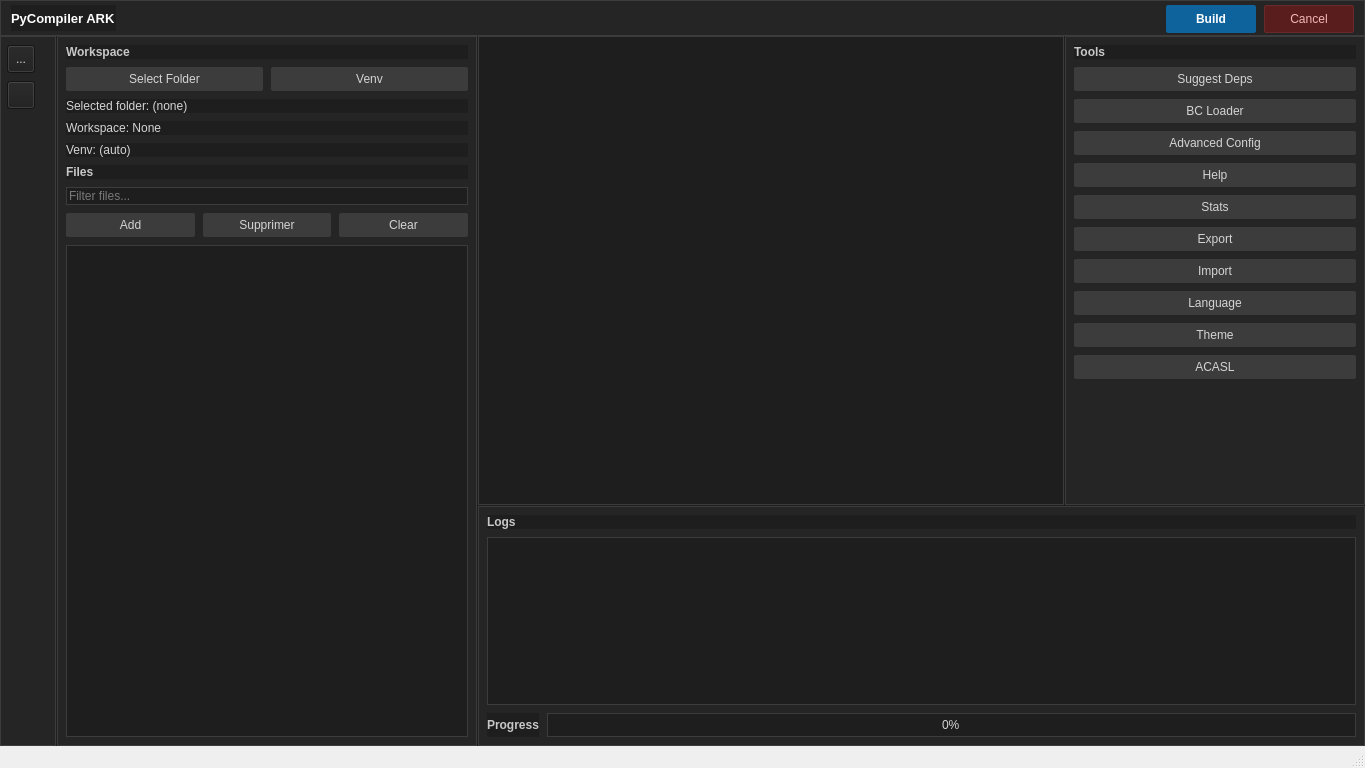
<?xml version="1.0" encoding="UTF-8"?>
<ui version="4.0">
 <class>MainWindow</class>
 <widget class="QMainWindow" name="MainWindow">
  <property name="geometry">
   <rect>
    <x>0</x>
    <y>0</y>
    <width>1365</width>
    <height>768</height>
   </rect>
  </property>
  <property name="windowTitle">
   <string>PyCompiler ARK - IDE Layout</string>
  </property>
  <widget class="QWidget" name="centralwidget">
   <property name="styleSheet">
    <string notr="true">QWidget {
  background: #1e1e1e;
  color: #d4d4d4;
  font-family: &quot;Segoe UI&quot;, &quot;Noto Sans&quot;, sans-serif;
  font-size: 9pt;
}
QFrame#header, QFrame#activity_bar, QFrame#workspace_panel, QFrame#tools_panel, QFrame#logs_panel {
  background: #252526;
  border: 1px solid #3c3c3c;
}
QTabWidget::pane, QListWidget, QTextEdit, QLineEdit {
  background: #1e1e1e;
  border: 1px solid #3c3c3c;
}
QLabel#label_app_title { color: #ffffff; font-size: 10pt; font-weight: 600; }
QLabel#label_workspace_section, QLabel#label_files_section, QLabel#label_tools,
QLabel#label_logs_section, QLabel#label_progress, QLabel#label_options_section {
  color: #c8c8c8;
  font-weight: 600;
}
QPushButton {
  background: #3c3c3c;
  border: 1px solid #3c3c3c;
  border-radius: 2px;
  padding: 4px 10px;
}
QPushButton:hover { background: #454545; }
QPushButton#compile_btn {
  background: #0e639c;
  border-color: #0e639c;
  color: #ffffff;
  font-weight: 600;
}
QPushButton#compile_btn:hover { background: #1177bb; }
QPushButton#cancel_btn {
  background: #5a1d1d;
  border-color: #6a2a2a;
  color: #f2b8b8;
}
QListWidget { padding: 4px; selection-background-color: #094771; selection-color: #ffffff; }
QTabBar::tab {
  background: #2d2d30;
  border: 1px solid #3c3c3c;
  border-bottom: none;
  padding: 5px 12px;
}
QTabBar::tab:selected { background: #1e1e1e; }
QTabBar::tab:hover { background: #37373d; }
QProgressBar {
  border: 1px solid #3c3c3c;
  text-align: center;
  background: #1e1e1e;
}
QProgressBar::chunk { background: #0e639c; }</string>
   </property>
   <layout class="QVBoxLayout" name="rootLayout">
    <property name="spacing">
     <number>0</number>
    </property>
    <property name="leftMargin">
     <number>0</number>
    </property>
    <property name="topMargin">
     <number>0</number>
    </property>
    <property name="rightMargin">
     <number>0</number>
    </property>
    <property name="bottomMargin">
     <number>0</number>
    </property>
    <item>
     <widget class="QFrame" name="header">
      <property name="minimumSize">
       <size>
        <width>0</width>
        <height>36</height>
       </size>
      </property>
      <property name="maximumSize">
       <size>
        <width>16777215</width>
        <height>36</height>
       </size>
      </property>
      <property name="frameShape">
       <enum>QFrame::Shape::StyledPanel</enum>
      </property>
      <property name="frameShadow">
       <enum>QFrame::Shadow::Raised</enum>
      </property>
      <layout class="QHBoxLayout" name="headerLayout">
       <property name="spacing">
        <number>8</number>
       </property>
       <property name="leftMargin">
        <number>10</number>
       </property>
       <property name="topMargin">
        <number>4</number>
       </property>
       <property name="rightMargin">
        <number>10</number>
       </property>
       <property name="bottomMargin">
        <number>4</number>
       </property>
       <item>
        <widget class="QLabel" name="label_app_title">
         <property name="text">
          <string>PyCompiler ARK</string>
         </property>
        </widget>
       </item>
       <item>
        <spacer name="headerSpacer">
         <property name="orientation">
          <enum>Qt::Orientation::Horizontal</enum>
         </property>
         <property name="sizeHint" stdset="0">
          <size>
           <width>40</width>
           <height>20</height>
          </size>
         </property>
        </spacer>
       </item>
       <item>
        <widget class="QPushButton" name="compile_btn">
         <property name="minimumSize">
          <size>
           <width>90</width>
           <height>28</height>
          </size>
         </property>
         <property name="text">
          <string>Build</string>
         </property>
        </widget>
       </item>
       <item>
        <widget class="QPushButton" name="cancel_btn">
         <property name="minimumSize">
          <size>
           <width>90</width>
           <height>28</height>
          </size>
         </property>
         <property name="text">
          <string>Cancel</string>
         </property>
        </widget>
       </item>
      </layout>
     </widget>
    </item>
    <item>
     <widget class="QSplitter" name="mainSplitter">
      <property name="orientation">
       <enum>Qt::Orientation::Horizontal</enum>
      </property>
     <property name="handleWidth">
       <number>1</number>
     </property>
      <widget class="QFrame" name="activity_bar">
       <property name="minimumSize">
        <size>
         <width>48</width>
         <height>0</height>
        </size>
       </property>
       <property name="maximumSize">
        <size>
         <width>56</width>
         <height>16777215</height>
        </size>
       </property>
       <property name="frameShape">
        <enum>QFrame::Shape::StyledPanel</enum>
       </property>
       <property name="frameShadow">
        <enum>QFrame::Shadow::Raised</enum>
       </property>
       <layout class="QVBoxLayout" name="activityBarLayout">
        <property name="spacing">
         <number>8</number>
        </property>
        <property name="leftMargin">
         <number>6</number>
        </property>
        <property name="topMargin">
         <number>8</number>
        </property>
        <property name="rightMargin">
         <number>6</number>
        </property>
        <property name="bottomMargin">
         <number>8</number>
        </property>
        <item>
         <widget class="QToolButton" name="toolButton_more">
          <property name="minimumSize">
           <size>
            <width>28</width>
            <height>28</height>
           </size>
          </property>
          <property name="toolTip">
           <string>More tools</string>
          </property>
          <property name="text">
           <string>...</string>
          </property>
         </widget>
        </item>
        <item>
         <widget class="QToolButton" name="activity_btn_deps">
          <property name="minimumSize">
           <size>
            <width>28</width>
            <height>28</height>
           </size>
          </property>
          <property name="toolTip">
           <string>Analyser dépendances</string>
          </property>
          <property name="text">
           <string/>
          </property>
         </widget>
        </item>
        <item>
         <spacer name="activitySpacer">
          <property name="orientation">
           <enum>Qt::Orientation::Vertical</enum>
          </property>
          <property name="sizeHint" stdset="0">
           <size>
            <width>20</width>
            <height>40</height>
           </size>
          </property>
         </spacer>
        </item>
       </layout>
      </widget>
      <widget class="QFrame" name="workspace_panel">
       <property name="minimumSize">
        <size>
         <width>260</width>
         <height>0</height>
        </size>
       </property>
       <property name="maximumSize">
        <size>
         <width>420</width>
         <height>16777215</height>
        </size>
       </property>
       <property name="frameShape">
        <enum>QFrame::Shape::StyledPanel</enum>
       </property>
       <property name="frameShadow">
        <enum>QFrame::Shadow::Raised</enum>
       </property>
       <layout class="QVBoxLayout" name="workspaceLayout">
        <property name="spacing">
         <number>8</number>
        </property>
        <property name="leftMargin">
         <number>8</number>
        </property>
        <property name="topMargin">
         <number>8</number>
        </property>
        <property name="rightMargin">
         <number>8</number>
        </property>
        <property name="bottomMargin">
         <number>8</number>
        </property>
        <item>
         <widget class="QLabel" name="label_workspace_section">
          <property name="text">
           <string>Workspace</string>
          </property>
         </widget>
        </item>
        <item>
         <layout class="QHBoxLayout" name="workspaceSelectLayout">
          <item>
           <widget class="QPushButton" name="btn_select_folder">
            <property name="text">
             <string>Select Folder</string>
            </property>
           </widget>
          </item>
          <item>
           <widget class="QPushButton" name="venv_button">
            <property name="text">
             <string>Venv</string>
            </property>
           </widget>
          </item>
         </layout>
        </item>
        <item>
         <widget class="QLabel" name="label_folder">
          <property name="text">
           <string>Selected folder: (none)</string>
          </property>
         </widget>
        </item>
        <item>
         <widget class="QLabel" name="label_workspace_status">
          <property name="text">
           <string>Workspace: None</string>
          </property>
         </widget>
        </item>
        <item>
         <widget class="QLabel" name="venv_label">
          <property name="text">
           <string>Venv: (auto)</string>
          </property>
         </widget>
        </item>
        <item>
         <widget class="QLabel" name="label_files_section">
          <property name="text">
           <string>Files</string>
          </property>
         </widget>
        </item>
        <item>
         <widget class="QLineEdit" name="file_filter_input">
          <property name="placeholderText">
           <string>Filter files...</string>
          </property>
         </widget>
        </item>
        <item>
         <layout class="QHBoxLayout" name="fileButtonsLayout">
          <item>
           <widget class="QPushButton" name="btn_select_files">
            <property name="text">
             <string>Add</string>
            </property>
           </widget>
          </item>
          <item>
           <widget class="QPushButton" name="btn_remove_file">
            <property name="text">
             <string>Supprimer</string>
            </property>
           </widget>
          </item>
          <item>
           <widget class="QPushButton" name="btn_clear_workspace">
            <property name="text">
             <string>Clear</string>
            </property>
           </widget>
          </item>
         </layout>
        </item>
        <item>
         <widget class="QListWidget" name="file_list"/>
        </item>
       </layout>
      </widget>
      <widget class="QSplitter" name="rightSplitter">
       <property name="orientation">
        <enum>Qt::Orientation::Vertical</enum>
       </property>
       <property name="handleWidth">
        <number>1</number>
       </property>
       <widget class="QSplitter" name="topSplitter">
        <property name="orientation">
         <enum>Qt::Orientation::Horizontal</enum>
        </property>
        <property name="handleWidth">
         <number>1</number>
        </property>
        <widget class="QTabWidget" name="compiler_tabs">
         <property name="currentIndex">
          <number>-1</number>
         </property>
        </widget>
        <widget class="QFrame" name="tools_panel">
         <property name="minimumSize">
          <size>
           <width>180</width>
           <height>0</height>
          </size>
         </property>
         <property name="maximumSize">
          <size>
           <width>300</width>
           <height>16777215</height>
          </size>
         </property>
         <property name="frameShape">
          <enum>QFrame::Shape::StyledPanel</enum>
         </property>
         <property name="frameShadow">
          <enum>QFrame::Shadow::Raised</enum>
         </property>
         <layout class="QVBoxLayout" name="toolsLayout">
          <property name="spacing">
           <number>8</number>
          </property>
          <property name="leftMargin">
           <number>8</number>
          </property>
          <property name="topMargin">
           <number>8</number>
          </property>
          <property name="rightMargin">
           <number>8</number>
          </property>
          <property name="bottomMargin">
           <number>8</number>
          </property>
          <item>
           <widget class="QLabel" name="label_tools">
            <property name="text">
             <string>Tools</string>
            </property>
           </widget>
          </item>
          <item>
           <widget class="QPushButton" name="btn_suggest_deps">
            <property name="text">
             <string>Suggest Deps</string>
            </property>
           </widget>
          </item>
          <item>
           <widget class="QPushButton" name="btn_bc_loader">
            <property name="text">
             <string>BC Loader</string>
            </property>
           </widget>
          </item>
          <item>
           <widget class="QPushButton" name="advanced_cfg_btn">
            <property name="text">
             <string>Advanced Config</string>
            </property>
           </widget>
          </item>
          <item>
           <widget class="QPushButton" name="btn_help">
            <property name="text">
             <string>Help</string>
            </property>
           </widget>
          </item>
          <item>
           <widget class="QPushButton" name="btn_show_stats">
            <property name="text">
             <string>Stats</string>
            </property>
           </widget>
          </item>
          <item>
           <widget class="QPushButton" name="btn_export_config">
            <property name="text">
             <string>Export</string>
            </property>
           </widget>
          </item>
          <item>
           <widget class="QPushButton" name="btn_import_config">
            <property name="text">
             <string>Import</string>
            </property>
           </widget>
          </item>
          <item>
           <widget class="QPushButton" name="select_lang">
            <property name="text">
             <string>Language</string>
            </property>
           </widget>
          </item>
          <item>
           <widget class="QPushButton" name="select_theme">
            <property name="text">
             <string>Theme</string>
            </property>
           </widget>
          </item>
          <item>
           <widget class="QPushButton" name="btn_acasl_loader">
            <property name="text">
             <string>ACASL</string>
            </property>
           </widget>
          </item>
          <item>
           <spacer name="toolsSpacer">
            <property name="orientation">
             <enum>Qt::Orientation::Vertical</enum>
            </property>
            <property name="sizeHint" stdset="0">
             <size>
              <width>20</width>
              <height>40</height>
             </size>
            </property>
           </spacer>
          </item>
         </layout>
        </widget>
       </widget>
       <widget class="QFrame" name="logs_panel">
        <property name="minimumSize">
         <size>
          <width>0</width>
          <height>160</height>
         </size>
        </property>
        <property name="maximumSize">
         <size>
          <width>16777215</width>
          <height>240</height>
         </size>
        </property>
        <property name="frameShape">
         <enum>QFrame::Shape::StyledPanel</enum>
        </property>
        <property name="frameShadow">
         <enum>QFrame::Shadow::Raised</enum>
        </property>
        <layout class="QVBoxLayout" name="logsLayout">
         <property name="spacing">
          <number>8</number>
         </property>
         <property name="leftMargin">
          <number>8</number>
         </property>
         <property name="topMargin">
          <number>8</number>
         </property>
         <property name="rightMargin">
          <number>8</number>
         </property>
         <property name="bottomMargin">
          <number>8</number>
         </property>
         <item>
          <widget class="QLabel" name="label_logs_section">
           <property name="text">
            <string>Logs</string>
           </property>
          </widget>
         </item>
         <item>
          <widget class="QTextEdit" name="log"/>
         </item>
         <item>
          <layout class="QHBoxLayout" name="progressRowLayout">
           <item>
            <widget class="QLabel" name="label_progress">
             <property name="text">
              <string>Progress</string>
             </property>
            </widget>
           </item>
           <item>
            <widget class="QProgressBar" name="progress">
             <property name="value">
              <number>0</number>
             </property>
            </widget>
           </item>
          </layout>
         </item>
        </layout>
       </widget>
      </widget>
     </widget>
    </item>
   </layout>
  </widget>
  <widget class="QStatusBar" name="statusbar">
   <property name="sizeGripEnabled">
    <bool>true</bool>
   </property>
  </widget>
 </widget>
 <resources/>
 <connections/>
</ui>
